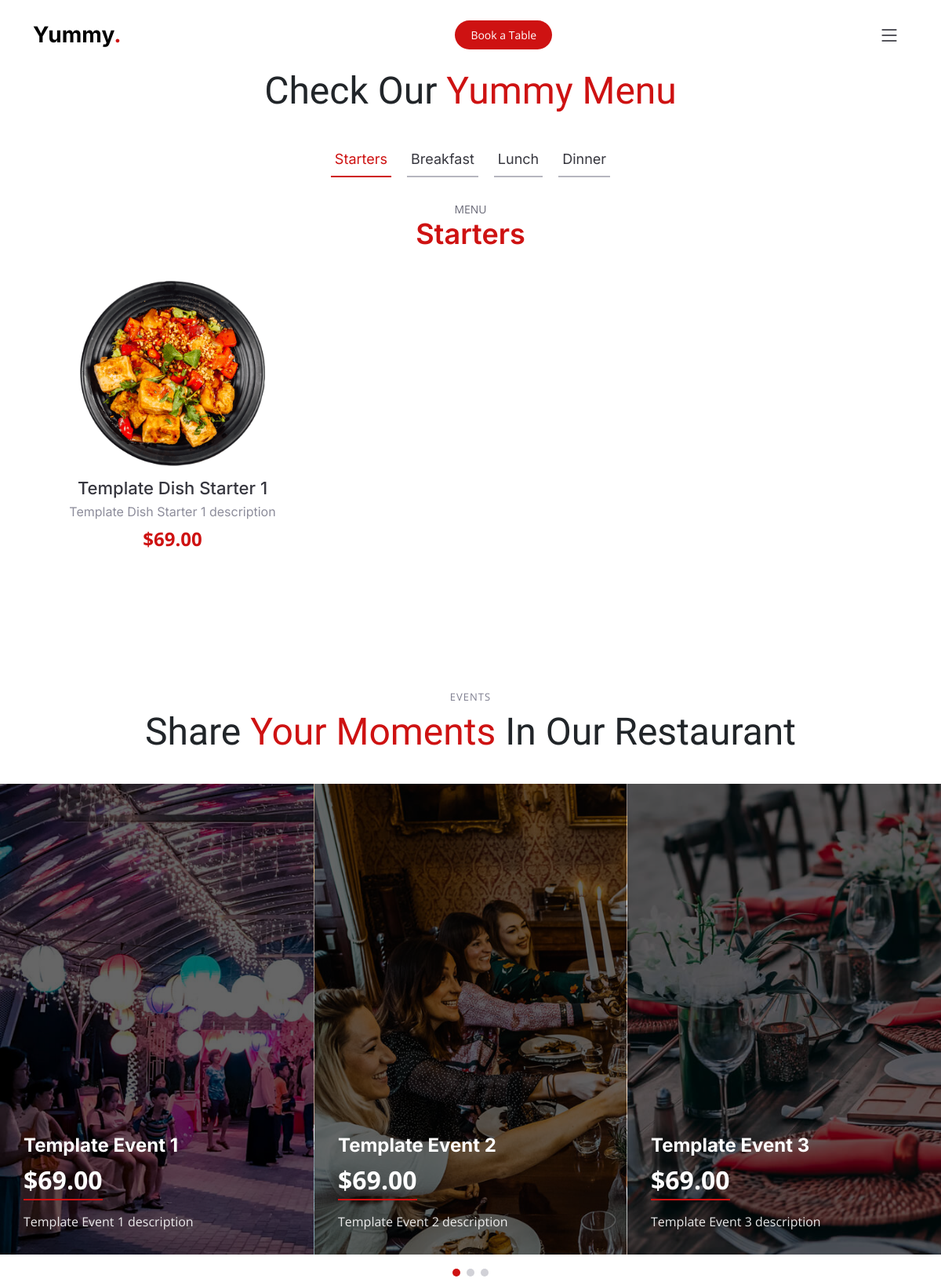
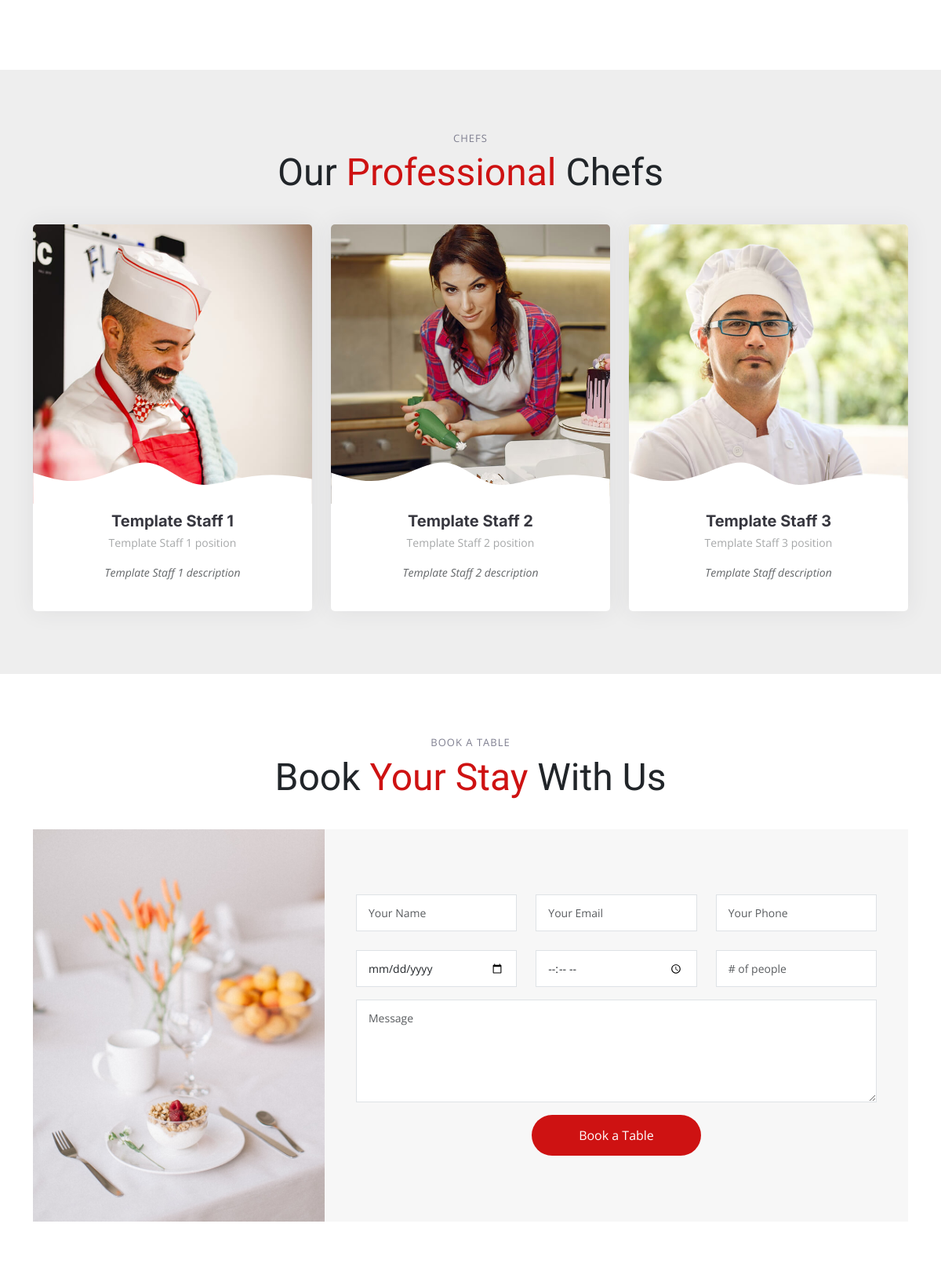
The page / (upper part) on the database its author committed (2 pictures, top to bottom).
### home/models.py (models this page shows, shortened)
class Category(models.Model):
    name = models.CharField(max_length=50, unique=True)
    slug = models.SlugField(max_length=70, unique=True)
    created_at = models.DateTimeField(auto_now_add=True)
    updated_at = models.DateTimeField(auto_now=True)
    is_visible = models.BooleanField(default=True)
    sort = models.IntegerField(default=0)
    def __iter__(self):
        dishes = self.dishes.filter(is_visible=True).order_by('sort')
        for dish in dishes:
            yield dish
    def __str__(self):
        return self.name

class Dish(models.Model):
    name = models.CharField(max_length=80)
    description = models.CharField(max_length=255)
    price = models.DecimalField(max_digits=10, decimal_places=2)
    image = models.ImageField(upload_to='dishes/', null=True, blank=True)
    category = models.ForeignKey('Category', on_delete=models.CASCADE, null=True, blank=True, related_name='dishes')
    created_at = models.DateTimeField(auto_now_add=True)
    updated_at = models.DateTimeField(auto_now=True)
    is_visible = models.BooleanField(default=True)
    sort = models.IntegerField(default=0)
    def __str__(self):
        return self.name

class Event(models.Model):
    title = models.CharField(max_length=150, null=False, blank=False)
    description = models.CharField(max_length=255, null=False, blank=False)
    image = models.ImageField(upload_to='events/', null=False, blank=False)
    price = models.DecimalField(max_digits=10, decimal_places=2, null=True, blank=True)
    date = models.DateField(null=True, blank=True)
    time = models.TimeField(null=True, blank=True)
    created_at = models.DateTimeField(auto_now_add=True)
    updated_at = models.DateTimeField(auto_now=True)
    is_visible = models.BooleanField(default=False)
    sort = models.IntegerField(default=0)

class Worker(models.Model):
    name = models.CharField(max_length=150, null=False, blank=False)
    position = models.CharField(max_length=150, null=False, blank=False)
    description = models.CharField(max_length=255, null=False, blank=False)
    bio = models.TextField(null=True, blank=True)
    image = models.ImageField(upload_to='workers/', null=True, blank=True)
    twitter = models.CharField(max_length=50, null=True, blank=True)
    facebook = models.CharField(max_length=50, null=True, blank=True)
    instagram = models.CharField(max_length=50, null=True, blank=True)
    linkedin = models.CharField(max_length=50, null=True, blank=True)
    created_at = models.DateTimeField(auto_now_add=True)
    updated_at = models.DateTimeField(auto_now=True)
    is_visible = models.BooleanField(default=False)
    sort = models.IntegerField(default=0)

### home/views.py (the view)
# urls.py: path('', index),
def index(request):
    reservation_success = False  # Флаг успешной резервации
    if request.method == 'POST':
        book_table_form = ReservationForm(request.POST)
        if book_table_form.is_valid():
            book_table_form.save()
            reservation_success = True  # Устанавливаем флаг в True после успешной отправки формы
    else:
        book_table_form = ReservationForm()
    categories = Category.objects.filter(is_visible=True).order_by('sort')
    gallery = GalleryPhoto.objects.filter(is_visible=True).order_by('sort')
    events = Event.objects.filter(is_visible=True).order_by('sort')
    worker = Worker.objects.filter(is_visible=True).order_by('sort')
    contacts = RestaurantContact.objects.filter(is_visible=True)
    book_table_form = ReservationForm()
    context = {
        'categories': categories,
        'gallery': gallery,
        'events': events,
        'book_table_form': book_table_form,
        'worker': worker,
        'contacts': contacts,
        'reservation_success': reservation_success
    }
    return render(request, 'index.html', context)

### home/context_processor.py (called while the page is built)
def footer_items(request):
    context = {}
    footer_items = FooterItem.objects.all()
    for item in footer_items:
        if item.item_title == 'Address':
            context['address'] = item
        if item.item_title == 'Reservations':
            context['reservations'] = item
        if item.item_title == 'Opening Hours':
            context['opening_hours'] = item
    return {
        'footer_items': context,
    }

### home/templates/index.html (shortened to what this page needs)
{% extends 'base.html' %}
{% block content %}
    {% include 'menu.html' %}
    {% include 'events.html' %}
    {% include 'chefs.html' %}
    {% include 'book-a-table.html' %}
{% endblock %}

### home/templates/base.html (shortened to what this page needs)
{% load static %}
<!DOCTYPE html>
<html lang="en">
<head>
  <link href="{% static 'vendor/bootstrap/css/bootstrap.min.css' %}" rel="stylesheet">
  <link href="{% static 'vendor/bootstrap-icons/bootstrap-icons.css' %}" rel="stylesheet">
  <link href="{% static 'vendor/aos/aos.css' %}" rel="stylesheet">
  <link href="{% static 'vendor/glightbox/css/glightbox.min.css' %}" rel="stylesheet">
  <link href="{% static 'vendor/swiper/swiper-bundle.min.css' %}" rel="stylesheet">
  <link href="{% static 'css/main.css' %}" rel="stylesheet">
</head>
<body>
    {% include 'includes/header.html' %}
  <main id="main">
    {% block content %}
    {% endblock %}
  </main>
</body>
</html>

### home/templates/includes/header.html (shortened to what this page needs)
<header id="header" class="header fixed-top d-flex align-items-center">
    <div class="container d-flex align-items-center justify-content-between">
      <a href="index.html" class="logo d-flex align-items-center me-auto me-lg-0">
        <h1>Yummy<span>.</span></h1>
      </a>
      <a class="btn-book-a-table" href="#book-a-table">Book a Table</a>
      <i class="mobile-nav-toggle mobile-nav-show bi bi-list"></i>
    </div>
  </header>

### home/templates/menu.html (shortened to what this page needs)
    <section id="menu" class="menu">
        <div class="container" data-aos="fade-up">
          <div class="section-header">
            <p>Check Our <span>Yummy Menu</span></p>
          </div>
          <ul class="nav nav-tabs d-flex justify-content-center" data-aos="fade-up" data-aos-delay="200">
            {% for category in categories %}
                {% if forloop.first %}
                <li class="nav-item">
                    <a class="nav-link active show" data-bs-toggle="tab" data-bs-target="#menu-{{ category.slug }}">
                    <h4>{{ category }}</h4>
                    </a>
                </li>
                {% else %}
                <li class="nav-item">
                    <a class="nav-link" data-bs-toggle="tab" data-bs-target="#menu-{{ category.slug }}">
                      <h4>{{ category }}</h4>
                    </a>
                </li>
                {% endif %}
            {% endfor %}
          </ul>
          <div class="tab-content" data-aos="fade-up" data-aos-delay="300">
            {% for category in categories %}
              {% if forloop.first %}
                  <div class="tab-pane fade active show" id="menu-{{ category.slug }}">
                    <div class="tab-header text-center">
                      <p>Menu</p>
                      <h3>{{ category }}</h3>
                    </div>
                    <div class="row gy-5">
                      {% for dish in category %}
                      <div class="col-lg-4 menu-item">
                        <a href="" class="glightbox"><img src="{{ dish.image.url }}" class="menu-img img-fluid" alt=""></a>
                        <h4>{{ dish }}</h4>
                        <p class="ingredients">
                          {{ dish.description }}
                        </p>
                        <p class="price">
                          ${{ dish.price }}
                        </p>
                      </div>
                      {% endfor %}
                    </div>
                  </div>
              {% endif %}
            {% endfor %}
          </div>
        </div>
      </section>

### home/templates/events.html
<section id="events" class="events">
  <div class="container-fluid" data-aos="fade-up">
    <div class="section-header">
      <h2>Events</h2>
      <p>Share <span>Your Moments</span> In Our Restaurant</p>
    </div>
    <div class="slides-3 swiper" data-aos="fade-up" data-aos-delay="100">
      <div class="swiper-wrapper">
        {% for event in events %}
        <div class="swiper-slide event-item d-flex flex-column justify-content-end" style="background-image: url('{{ event.image.url }}')">
          <h3>{{ event.title }}</h3>
          <div class="price align-self-start">${{ event.price }}</div>
          <p class="description">
            {{ event.description }}
          </p>
        </div>
        {% endfor %}
      </div>
      <div class="swiper-pagination"></div>
    </div>
  </div>
</section>

### home/templates/chefs.html (shortened to what this page needs)
<section id="chefs" class="chefs section-bg">
  <div class="container" data-aos="fade-up">
    <div class="section-header">
      <h2>Chefs</h2>
      <p>Our <span>Professional</span> Chefs</p>
    </div>
    <div class="row gy-4">
      {% for worker in worker %}
      <div class="col-lg-4 col-md-6 d-flex align-items-stretch" data-aos="fade-up" data-aos-delay="300">
        <div class="chef-member">
          <div class="member-img">
            <img src="{{ worker.image.url }}" class="img-fluid" alt="">
          </div>
          <div class="member-info">
            <h4>{{ worker.name }}</h4>
            <span>{{ worker.position }}</span>
            <p>{{ worker.description }}</p>
          </div>
        </div>
      </div>
      {% endfor %}
    </div>
  </div>
</section>

### home/templates/book-a-table.html (shortened to what this page needs)
<section id="book-a-table" class="book-a-table">
  <div class="container" data-aos="fade-up">
      <div class="section-header">
          <h2>Book A Table</h2>
          <p>Book <span>Your Stay</span> With Us</p>
      </div>
      <div class="row g-0">
        <div class="col-lg-4 reservation-img" style="background-image: url('/static/img/reservation.jpg');" data-aos="zoom-out" data-aos-delay="200"></div>
          <div class="col-lg-8 d-flex align-items-center reservation-form-bg">
              <form action="" method="post" role="form" class="php-email-form" data-aos="fade-up" data-aos-delay="100">
                  <div class="row gy-4">
                        {% for field in book_table_form %}
                            {% if field.name != 'message' %}
                                <div class="col-lg-4 col-md-6">
                                    {{ field }}
                                </div>
                            {% endif %}
                        {% endfor %}
                  </div>
                  <div class="form-group mt-3">
                      {{ book_table_form.message }}
                  </div>
                  <div class="text-center"><button type="submit">Book a Table</button></div>
              </form>
          </div>
      </div>
  </div>
</section>

### rows shown on the page
Category: name "Starters"
Category: name "Breakfast"
Category: name "Lunch"
Category: name "Dinner"
Dish: image (picture), name "Template Dish Starter 1", description "Template Dish Starter 1 description", price "69.00"
Event: image (picture), title "Template Event 1", price "69.00", description "Template Event 1 description"
Event: image (picture), title "Template Event 2", price "69.00", description "Template Event 2 description"
Event: image (picture), title "Template Event 3", price "69.00", description "Template Event 3 description"
Worker: image (picture), name "Template Staff 1", position "Template Staff 1 position", description "Template Staff 1 description"
Worker: image (picture), name "Template Staff 2", position "Template Staff 2 position", description "Template Staff 2 description"
Worker: image (picture), name "Template Staff 3", position "Template Staff 3 position", description "Template Staff description"
